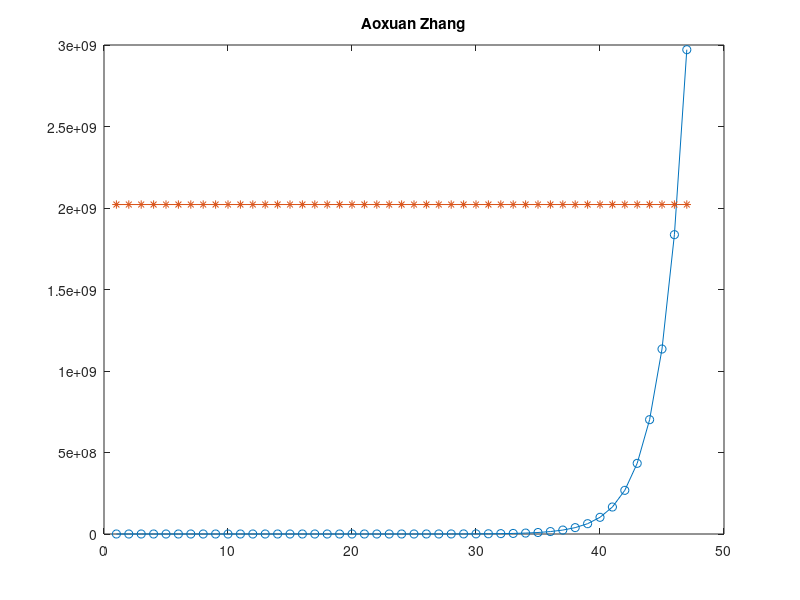

Write the MATLAB code that produced this figure.
clear; clf 
SI=2021320050;
x(1)=1;
x(2)=1;
for i=1:45
    x(i+2)=x(i+1)+x(i);
end
x
plot(x,'o-');hold on
plot(0*x+SI,'*-');
title('Aoxuan Zhang')